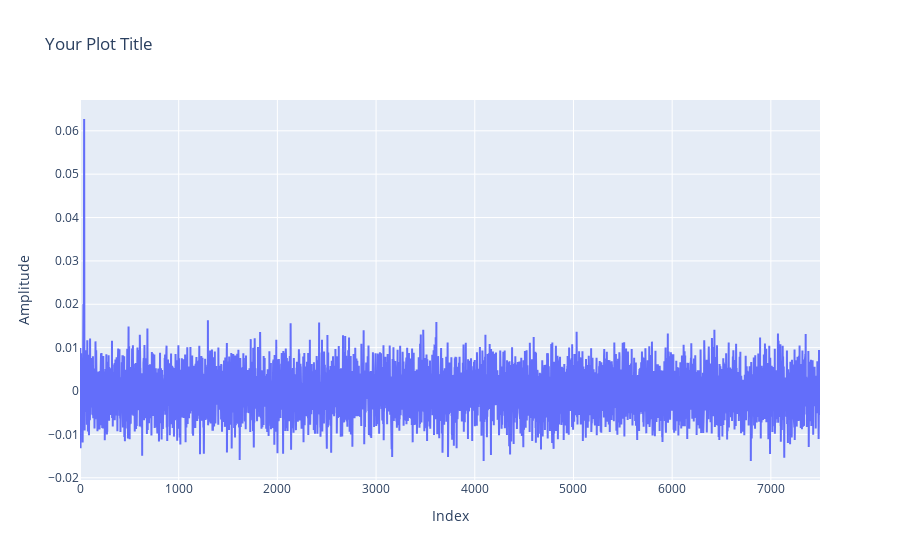

Notebook cell for this chart:
### Code cell
import plotly.graph_objects as go

fig = go.Figure()
fig.add_trace(go.Scatter(x=np.arange(0, len(y), 1), y=y))

# Add labels
fig.update_layout(
    title="Your Plot Title",  # Optional: Add a title
    xaxis_title="Index",  # Add label for the X-axis
    yaxis_title="Amplitude",  # Add label for the Y-axis
)

fig.show()

### Figure 1 — Plotly figure (JSON) as saved in the notebook; plotly's stock layout.template omitted (floating-point values rounded to 4 significant figures; data arrays with more than 128 entries replaced by an {"elided": "..."} marker saying what was removed)
{"data": [{"type": "scatter", "x": {"elided": "7499 int values"}, "y": {"elided": "7499 float values"}}], "layout": {"title": {"text": "Your Plot Title"}, "xaxis": {"title": {"text": "Index"}}, "yaxis": {"title": {"text": "Amplitude"}}}}
